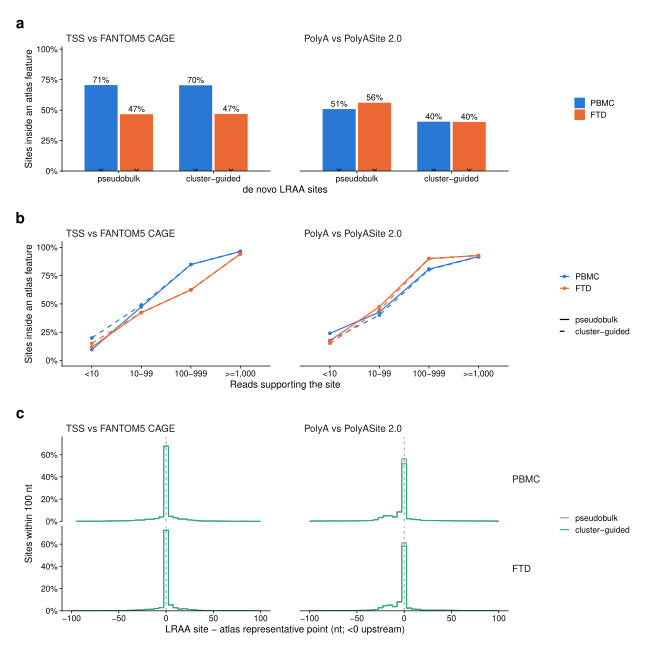

Write the R code that produced this figure.
#!/usr/bin/env Rscript
# Supplementary figure: agreement of LRAA's TSS and PolyA sites with FANTOM5 CAGE peaks and
# PolyASite 2.0 clusters, PBMC and FTD (ALS LP00714) single-cell datasets.
#
# Sites: the de novo runs' splice-pattern-collapsed TSS / PolyA beds (pseudobulk and
# cluster-guided), called from the reads alone. Each eval tree's __TSS_PolyA_atlas_agreement
# (make) writes the per-site distance tables read here (<TSS|PolyA>.<basic|scg>.dist.tsv:
# distance to the nearest same-strand atlas feature, and to its representative point; the
# same sites shuffled within the LRAA transcript spans give the agreement expected by chance).
# The panels follow that dir's TSS_PolyA_atlas_agreement.Rmd.
#
# (a) share of sites inside an atlas feature, with the shuffled control;
# (b) that share by read support at the site;
# (c) signed offset from the atlas representative point, sites within 100 nt.
#
# Writes SuppFig_site_atlas.pdf at the manuscript text width, fonts embedded, and
# SuppFig_site_atlas.values.tsv (the numbers the text cites).
# Run from this directory:  Rscript SuppFig_site_atlas.R

suppressPackageStartupMessages({
    library(tidyverse)
    library(patchwork)
})
source("../../LRAA_paper-PBMCs_study/__Paper_Figures/paper_fig_style.R")

EVAL = c(PBMC = "../../LRAA_paper-PBMCs_study", FTD = "../../LRAA_paper-FTD_study")
SETS = c(basic = "pseudobulk", scg = "cluster-guided")
SITE_LABEL = c(TSS = "TSS vs FANTOM5 CAGE", PolyA = "PolyA vs PolyASite 2.0")
DS_COLORS = c(PBMC = "#2a78d6", FTD = "#eb6834")

WIDTH_IN = 6.5
HEIGHT_IN = 6.5

read_dist = function(ds, kind, set) {
    read_tsv(file.path(EVAL[[ds]], "__TSS_PolyA_atlas_agreement", sprintf("%s.%s.dist.tsv", kind, set)),
             show_col_types = FALSE,
             col_types = cols_only(support = "d", match_name = "c", dist_interval = "d",
                                   point_name = "c", dist_point = "d", data = "c")) %>%
        # no same-strand atlas feature on the chromosome: bedtools reports "." and -1
        mutate(dist_interval = if_else(match_name == ".", NA_real_, dist_interval),
               dist_point = if_else(point_name == ".", NA_real_, dist_point),
               hit = !is.na(dist_interval) & dist_interval == 0,
               dataset = ds, site_type = kind, set = SETS[[set]])
}

dist = expand_grid(ds = names(EVAL), kind = names(SITE_LABEL), set = names(SETS)) %>%
    pmap_dfr(read_dist) %>%
    mutate(dataset = factor(dataset, levels = names(EVAL)),
           site_type = factor(site_type, levels = names(SITE_LABEL), labels = SITE_LABEL),
           set = factor(set, levels = SETS))

# ---- (a) share inside an atlas feature
agree = dist %>%
    group_by(dataset, site_type, set, data) %>%
    summarize(sites = n(), frac = mean(hit), .groups = "drop")
obs = filter(agree, data == "observed")
chance = filter(agree, data == "shuffled")

p_a = ggplot(obs, aes(set, frac, fill = dataset)) +
    geom_col(position = position_dodge(width = 0.75), width = 0.7) +
    geom_text(aes(label = scales::percent(frac, accuracy = 1)), position = position_dodge(width = 0.75),
              vjust = -0.4, size = pt_to_size(PAPER$small_size), family = PAPER$font) +
    geom_point(data = chance, aes(set, frac, group = dataset), position = position_dodge(width = 0.75),
               shape = 4, size = 1, stroke = 0.4, show.legend = FALSE) +
    facet_wrap(~ site_type) +
    scale_fill_manual(values = DS_COLORS, name = NULL) +
    scale_y_continuous(labels = scales::percent, limits = c(0, 1), expand = expansion(mult = c(0, 0.02))) +
    labs(x = "de novo LRAA sites", y = "Sites inside an atlas feature") +
    theme_paper()

# ---- (b) by read support
support_bins = function(x) cut(x, breaks = c(0, 9, 99, 999, Inf), labels = c("<10", "10-99", "100-999", ">=1,000"))
by_support = dist %>%
    filter(data == "observed") %>%
    mutate(support_bin = support_bins(support)) %>%
    group_by(dataset, site_type, set, support_bin) %>%
    summarize(sites = n(), frac = mean(hit), .groups = "drop")

p_b = ggplot(by_support, aes(support_bin, frac, color = dataset, linetype = set,
                             group = interaction(dataset, set))) +
    geom_line(linewidth = 0.4) + geom_point(size = 0.8) +
    facet_wrap(~ site_type) +
    scale_color_manual(values = DS_COLORS, name = NULL) +
    scale_linetype_manual(values = c(pseudobulk = "solid", `cluster-guided` = "dashed"), name = NULL) +
    scale_y_continuous(labels = scales::percent, limits = c(0, 1)) +
    labs(x = "Reads supporting the site", y = "Sites inside an atlas feature") +
    theme_paper()

# ---- (c) signed offset from the atlas representative point: share of the sites within 100 nt
# per 5-nt bin
offsets = dist %>%
    filter(data == "observed", abs(dist_point) <= 100) %>%
    mutate(bin = round(dist_point / 5) * 5) %>%
    count(dataset, site_type, set, bin) %>%
    group_by(dataset, site_type, set) %>%
    mutate(share = n / sum(n)) %>%
    ungroup()

p_c = ggplot(offsets, aes(bin, share, color = set)) +
    geom_step(direction = "mid", linewidth = 0.35) +
    geom_vline(xintercept = 0, linetype = "dashed", linewidth = PAPER$line, color = "grey50") +
    facet_grid(dataset ~ site_type) +
    scale_color_manual(values = c(pseudobulk = "#8c8b86", `cluster-guided` = "#1baf7a"), name = NULL) +
    scale_y_continuous(labels = scales::percent, limits = c(0, NA), expand = expansion(mult = c(0, 0.05))) +
    labs(x = "LRAA site - atlas representative point (nt; <0 upstream)", y = "Sites within 100 nt") +
    theme_paper() +
    theme(strip.text.y = element_text(angle = 0))

fig = (p_a / p_b / p_c) + plot_layout(heights = c(1, 1, 1.4)) +
    plot_annotation(tag_levels = "a") &
    theme(plot.tag = element_text(size = 11, face = "bold", family = PAPER$font),
          panel.spacing.x = unit(1.5, "lines"))   # gap between the TSS and PolyA columns

ggsave("SuppFig_site_atlas.pdf", fig, width = WIDTH_IN, height = HEIGHT_IN, device = grDevices::pdf, useDingbats = FALSE)
embed_fonts("SuppFig_site_atlas.pdf")

values = bind_rows(
    obs %>% transmute(dataset, site_type, set, measure = "frac_in_atlas", value = frac, n = sites),
    chance %>% transmute(dataset, site_type, set, measure = "frac_in_atlas_shuffled", value = frac, n = sites),
    by_support %>% transmute(dataset, site_type, set, measure = paste0("frac_in_atlas_support_", support_bin),
                             value = frac, n = sites)) %>%
    mutate(site_type = sub(" vs .*", "", site_type))
write_tsv(values, "SuppFig_site_atlas.values.tsv")
cat("wrote SuppFig_site_atlas.pdf and SuppFig_site_atlas.values.tsv\n")
